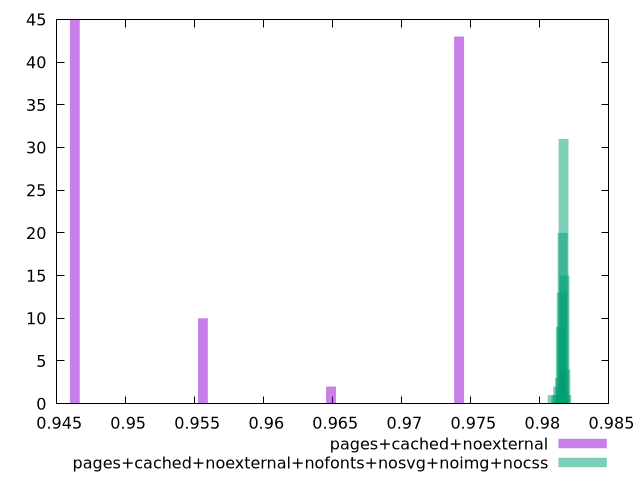

The gnuplot source for this figure:
$_pagesCachedNoexternal <<EOF
0.9741512139705413 43
0.9463183221428115 45
0.9555959527520548 10
0.964873583361298 2
EOF
$_pagesCachedNoexternalNofontsNosvgNoimgNocss <<EOF
0.9817169867643726 31
0.9816513771281523 20
0.9815201578557117 9
0.9817825964005928 15
0.9815857674919319 13
0.9813233289470508 2
0.9811921096746101 1
0.980929671129729 1
0.9818482060368132 4
0.9814545482194914 3
0.9819138156730335 1
EOF
set key outside below
set terminal pngcairo
set output "report_00004_2020-11-02T20-21-41.718Z/first-meaningful-paint/first-meaningful-paint_pages+cached+noexternal_pages+cached+noexternal+nofonts+nosvg+noimg+nocss+hist.png"
set boxwidth 0.0007119098706044391
set style fill transparent solid 0.5 noborder
set yrange [0:45]
plot $_pagesCachedNoexternal title "pages+cached+noexternal" with boxes ,$_pagesCachedNoexternalNofontsNosvgNoimgNocss title "pages+cached+noexternal+nofonts+nosvg+noimg+nocss" with boxes ,
